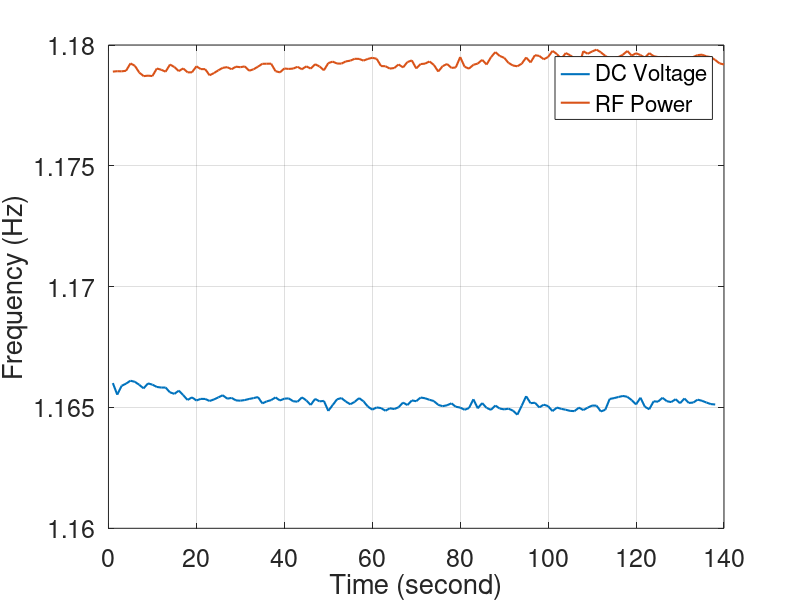
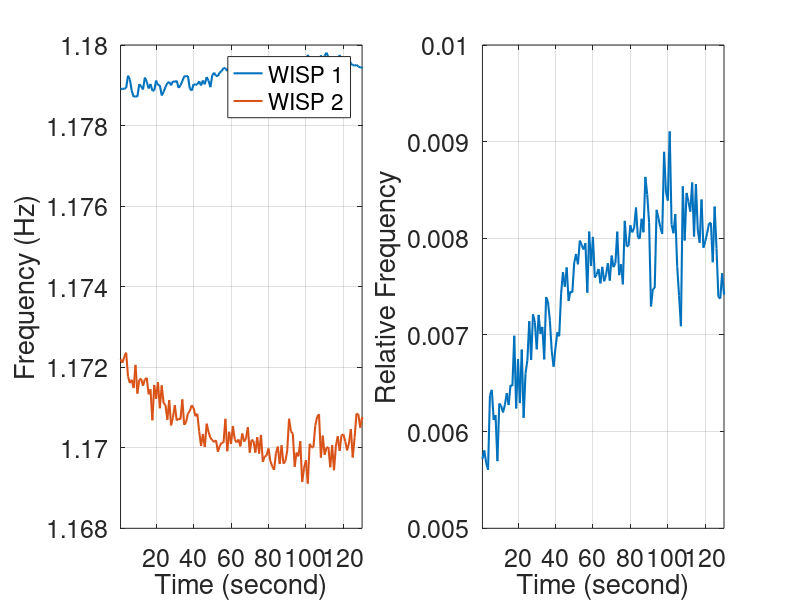
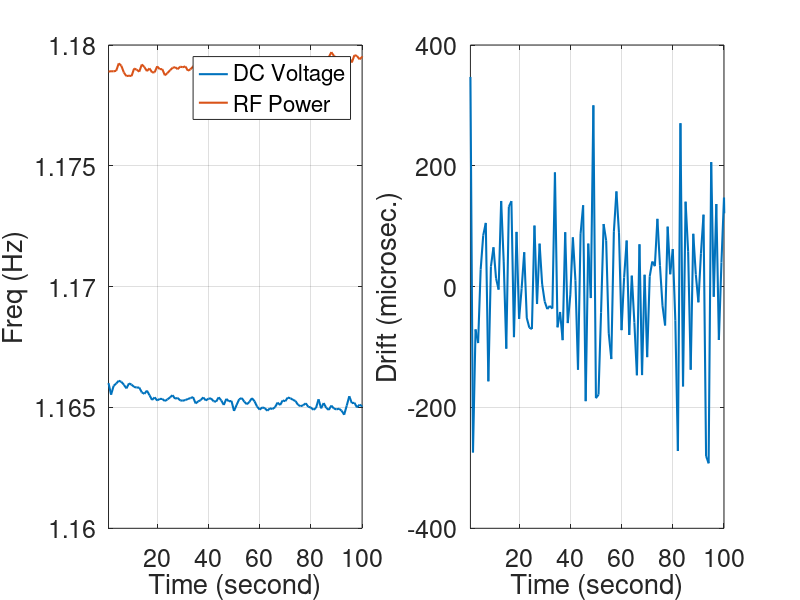

Recreate these plots in MATLAB, in order.
function frequency_testbed
    clear all;
    close all;

    % Open the comma seperated data file - [Timestamp Port]
    fileID = fopen('testbed data/w1_DC.csv');
    file = textscan(fileID,'%f %d', 'Delimiter', ',');
    fclose(fileID);

    wisp1_DC_t  = cell2mat(file(1,1));
    
    fileID = fopen('testbed data/w2_DC.csv');
    file = textscan(fileID,'%f %d', 'Delimiter', ',');
    fclose(fileID);
    
    wisp2_DC_t  = cell2mat(file(1,1));

    fileID = fopen('testbed data/w1_RF.csv');
    file = textscan(fileID,'%f %d', 'Delimiter', ',');
    fclose(fileID);

    wisp1_RF_t  = cell2mat(file(1,1));
    
    fileID = fopen('testbed data/w2_RF.csv');
    file = textscan(fileID,'%f %d', 'Delimiter', ',');
    fclose(fileID);

    wisp2_RF_t  = cell2mat(file(1,1));
    %------------------------------------------------------

    drift_dc = get_drift(wisp1_DC_t);
    drift_rf = get_drift(wisp1_RF_t);
    
    freq_dc = get_freq(wisp1_DC_t);
    freq_rf = get_freq(wisp1_RF_t);
    
    freq_dc_2 = get_freq(wisp2_DC_t);
    freq_rf_2 = get_freq(wisp2_RF_t);
    
    %------------------------------------------------------
    hFig = figure('DefaultAxesFontSize',18);
    subplot(1,2,2);
    plot(1:size(drift_dc),drift_dc,'DisplayName','DC Voltage','LineWidth',1.5);
    %hold on
    %plot(1:size(drift_rf),drift_rf,'DisplayName','RF Power','LineWidth',1.5);
    xlabel('Time (second)')
    ylabel('Drift (microsec.)')
    xlim([1 100])   
    %set(gca,'YTick',[1:10]); 
    grid on
    %legend('show')
    %set(hFig, 'Position', [0 0 600 300])
    
    subplot(1,2,1);
    %hFig = figure('DefaultAxesFontSize',18);
    plot(1:size(freq_dc),freq_dc,'DisplayName','DC Voltage','LineWidth',1.5);
    hold on
    plot(1:size(freq_rf),freq_rf,'DisplayName','RF Power','LineWidth',1.5);
    xlabel('Time (second)')
    ylabel('Freq (Hz)')
    %set(gca,'YTick',[1:10]); 
    grid on
    legend('show')
    set(hFig, 'Position', [0 0 1000 300])
    %ylim([0 10])
    xlim([1 100])   
    
    %------------------------------------------------------
    % RF vs DC clock frequency
    %------------------------------------------------------    
    hFig = figure('DefaultAxesFontSize',18);
    plot(1:size(freq_dc),freq_dc,'DisplayName','DC Voltage','LineWidth',1.5);
    hold on
    plot(1:size(freq_rf),freq_rf,'DisplayName','RF Power','LineWidth',1.5);
    xlabel('Time (second)')
    ylabel('Frequency (Hz)')
    grid on
    legend('show')
    set(hFig, 'Position', [0 0 600 300])
    %ylim([0 10])
    %xlim([1 ])   
    print(hFig,'clock_frequency_dc_rf','-depsc2')
    
    mean(freq_dc)
    mean(freq_rf)
    std(freq_dc)
    std(freq_rf)
    
    %------------------------------------------------------
    % 2 WISP Tags related plots - relative clock freq
    %------------------------------------------------------
    hFig = figure('DefaultAxesFontSize',18);
    subplot(1,2,1);
    %hFig = figure('DefaultAxesFontSize',18);
    plot(1:size(freq_rf),freq_rf,'DisplayName','WISP 1','LineWidth',1.5);
    hold on
    plot(1:size(freq_rf_2),freq_rf_2,'DisplayName','WISP 2','LineWidth',1.5);
    xlim([1 130]);
    xlabel('Time (second)')
    ylabel('Frequency (Hz)')
    %set(gca,'YTick',[1:10]); 
    grid on
    legend('show')
    
    subplot(1,2,2);
    relative_f = freq_rf(1:end-1)./freq_rf_2-1;
    %hFig = figure('DefaultAxesFontSize',18);
    plot(1:size(relative_f),relative_f,'DisplayName','Realtive Freq.','LineWidth',1.5);
    xlim([1 130]);
    xlabel('Time (second)')
    ylabel('Relative Frequency')
    grid on
    set(hFig, 'Position', [0 0 1000 300])
    
    print(hFig,'relative_clock_frequency','-depsc2')    
    
    %fit the values into normal distribution
    [muhat,sigmahat,muci,sigmaci] = normfit(relative_f,0.01)
    
    mean(freq_rf)
    mean(freq_rf_2)
    std(freq_rf)
    std(freq_rf_2)
    
end
%-----------------------------------------
% calculates the clock drift
%-----------------------------------------
function drift = get_drift(wisp_t)
    % calculate the pairwise difference
    period = wisp_t(2:end);
    period = period-wisp_t(1:end-1);
    period = period(2:end);
    % calculate the pairwise difference of pairwise differences
    drift = period(2:end);
    drift = 1000000*(drift-period(1:end-1));
    drift = drift-mean(drift);
end

%-----------------------------------------
% calculates the clock frequency
%-----------------------------------------
function freq = get_freq(wisp_t)
    % calculate the pairwise difference
    period = wisp_t(2:end);
    period = period-wisp_t(1:end-1);
    period = period(2:end);
    freq = 1./period;
end

